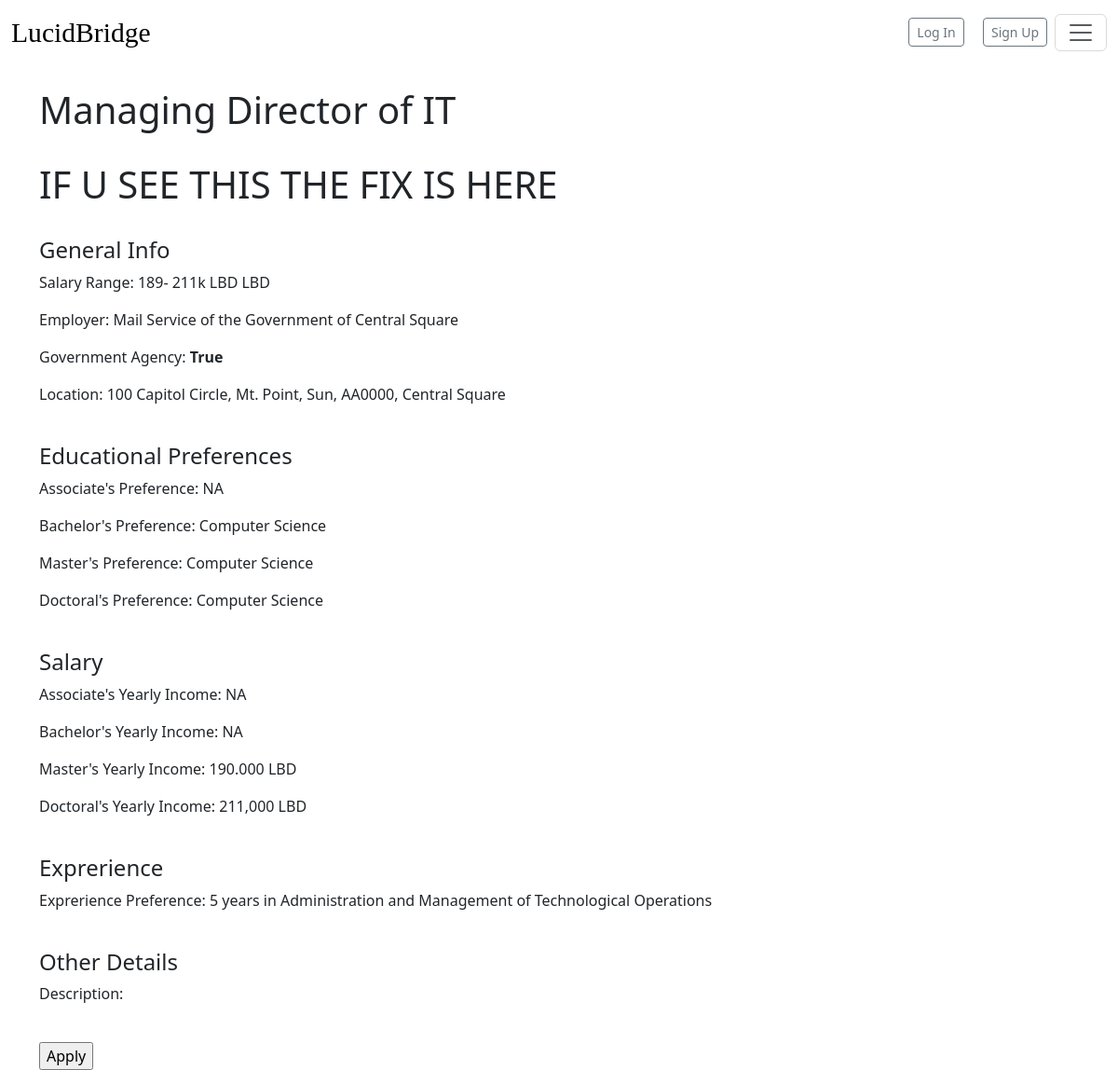
Page /listing/jobdetail/2 on the earlier database version.
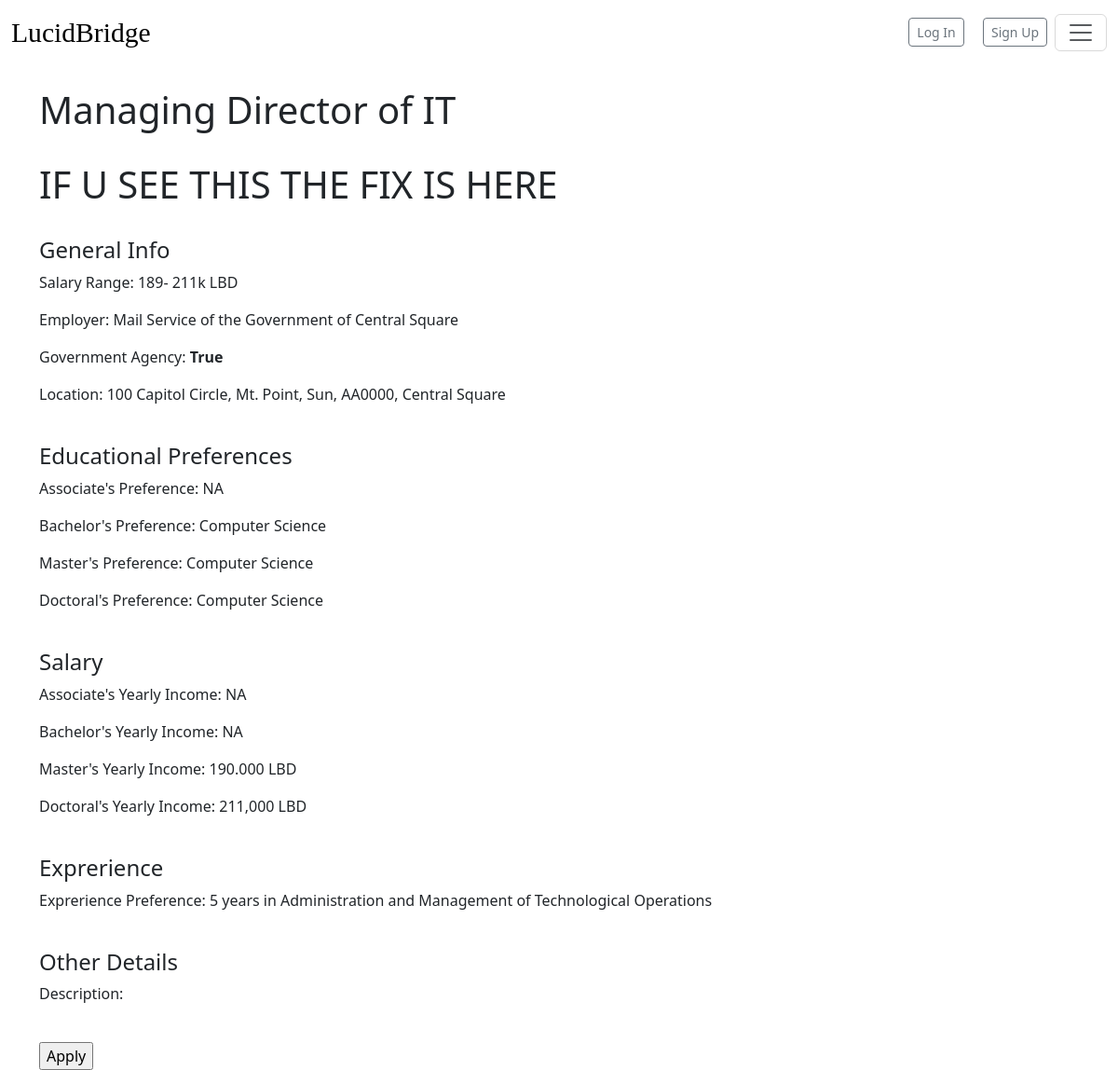
Same page on the later database version.
### jobs/models.py (models this page shows, shortened)
class Job(models.Model):
    created_at = models.DateTimeField(auto_now_add=True, blank=True)
    Listing_Name = models.CharField(max_length=250)
    Employer = models.CharField(max_length=250)
    Government_Agency = models.BooleanField(blank=True)
    Salary = models.CharField(max_length=50, blank=True)
    Bachelors = models.CharField(max_length=500, blank=True)
    Associate = models.CharField(max_length=500, blank=True)
    Masters = models.CharField(max_length=500, blank=True)
    Doctoral = models.CharField(max_length=500, blank=True)
    Bachelors_Pay = models.IntegerField()
    Associate_Pay = models.IntegerField()
    Masters_Pay = models.IntegerField()
    Doctoral_Pay = models.IntegerField()
    Experience = models.CharField(max_length=500, blank=True, help_text='Number of years in experience.')
    Title = models.CharField(max_length=500, blank=True)
    Location_Local = models.CharField(max_length=500, blank=True, help_text='Street')
    Location_Broad = models.CharField(max_length=500, blank=True,help_text=' City, State, Zip, Territory')
    def applyurl(self):
        return reverse('apply', args=[self.pk])

### payments/views.py (the view)
# urls.py: path('jobdetail/<int:pk>', views.jobdetail, name='jobdetail'),
def jobdetail(request, pk):
    jobs = Job.objects.get(pk=pk)
    return render(request, 'jobdetail.html', {'job': jobs})

### payments/templates/jobdetail.html (shortened to what this page needs)
{% extends "base.html" %}
{% block content %}
<br>
<h1>{{ job.Title }}</h1>
<br>
  <h1>IF U SEE THIS THE FIX IS HERE</h1>
<br>
<h4>General Info</h4>
    <p>Salary Range: {{ job.Salary }} LBD</p>
    <p>Employer: {{ job.Employer }}</p>
    <p>Government Agency: <b>{{ job.Government_Agency }}</b></p>
    <p>Location: {{ job.Location_Local }}, {{job.Location_Broad}}</p>
    <br>
    <H4>Educational Preferences</H4>
    <p>Associate's Preference: {{ job.Associate }} </p
    <p>Bachelor's Preference: {{ job.Bachelors }} </p>
    <p>Master's Preference: {{ job.Masters }} </p>
    <p>Doctoral's Preference: {{ job.Doctoral }} </p>
    <br>
    <H4>Salary</H4>
    <p>Associate's Yearly Income: {{ job.Associate_Pay }} </p>
    <p>Bachelor's Yearly Income: {{ job.Bachelors_Pay }} </p>
    <p>Master's Yearly Income: {{ job.Masters_Pay }} </p>
    <p>Doctoral's Yearly Income: {{ job.Doctoral_Pay }} </p>
<br>
<h4>Exprerience</h4>
<p>Exprerience Preference: {{ job.Experience }} </p>
<br>
<h4>Other Details</h4>
    <p>Description: {{ listing.back_description }}</p>
    <br>
<form method="gett" action={{      job.applyurl     }}>
    <input type="submit" value="Apply">
  </form>
  {% endblock %}

Differences in the rows shown:
changed Job "Managing Director of IT": Salary "189- 211k LBD" → "189- 211k"
